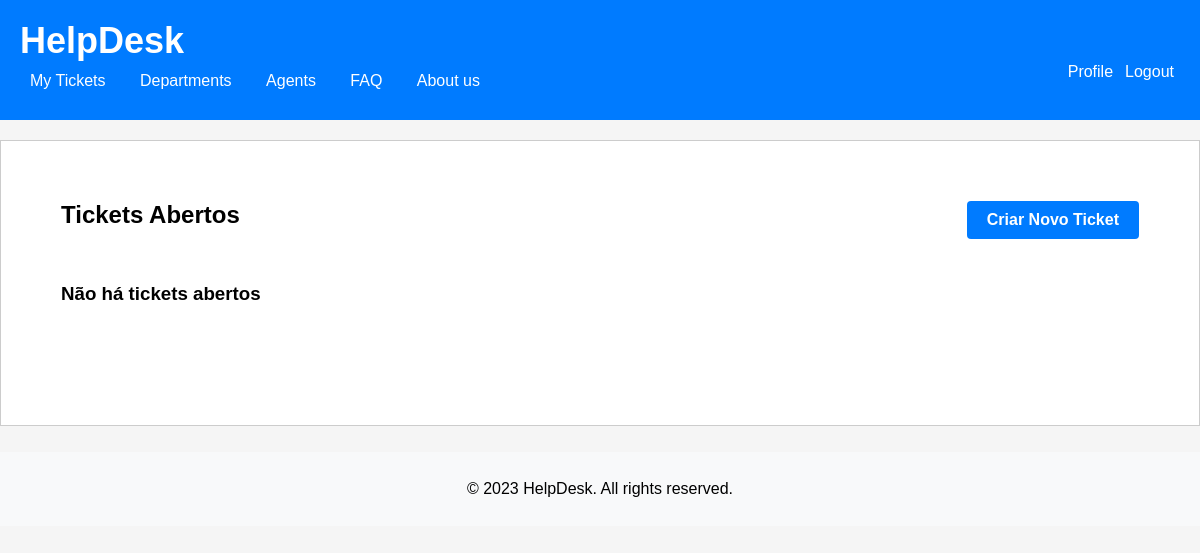
The page /pages/ticketpage.php (signed in) on the database as committed earlier.
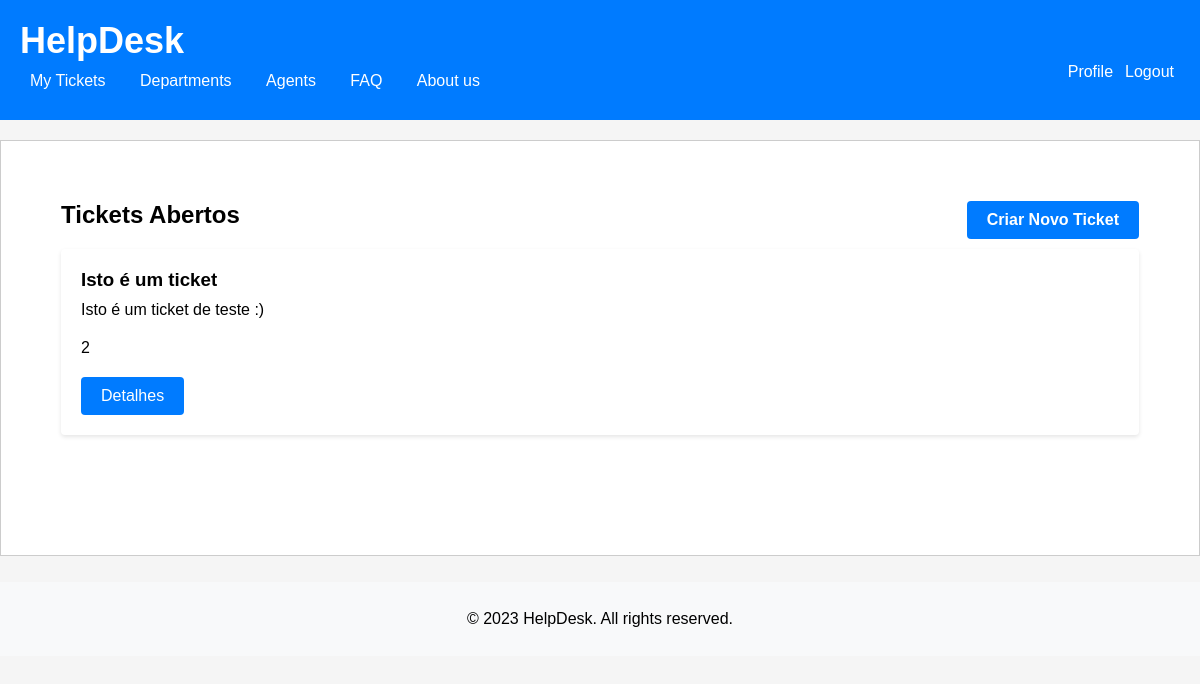
The same page on the database as committed later.
### tables this page shows
CREATE TABLE Ticket (
    id INTEGER PRIMARY KEY AUTOINCREMENT,
    title varchar(255) NOT NULL UNIQUE,
    description VARCHAR(255) NOT NULL,
    ticket_status VARCHAR (10)  NOT NULL DEFAULT 'Open' CHECK (ticket_status IN ('Open', 'Assigned', 'Resolved', 'Closed')),
    created_at TIMESTAMP NOT NULL DEFAULT CURRENT_TIMESTAMP,
    updated_at TIMESTAMP NOT NULL DEFAULT CURRENT_TIMESTAMP,
    id_user INTEGER, /* id do client que criou o ticket */
    id_agent INTEGER DEFAULT NULL, /* id do agent que está a tratar do ticket */
    id_department INTEGER, /* id do department do ticket */
    CONSTRAINT current_edit_date_ck CHECK (created_at <= updated_at),
    CONSTRAINT id_usertFK FOREIGN KEY(id_user) REFERENCES User(id),
    CONSTRAINT id_agentFK FOREIGN KEY(id_agent) REFERENCES User(id),
    CONSTRAINT id_departmentFK FOREIGN KEY(id_department) REFERENCES Department(id)
);

### utils/session.php (called while the page is built, shortened)
<?php
   function getUserID() {
       if(isset($_SESSION['userID'])) {
            return $_SESSION['userID'];
       } else {
           return null;
       }
   }
?>

### database/ticket.class.php (called while the page is built, shortened)
<?php
  class Ticket {
    static function getTicketsbyUser(PDO $db, int $id_user){
      $stmt = $db->prepare('
        SELECT id, title, description, id_department
        FROM Ticket
        WHERE id_user = ?
        ORDER by updated_at desc
      ');
      $stmt->execute(array($id_user));
      $row = $stmt->fetchAll(PDO::FETCH_ASSOC);
      return $row;
    }
  }
?>

### actions/getUser_tickets.php (called while the page is built, shortened)
<?php
require_once(__DIR__ . '/../database/connection.db.php');
require_once(__DIR__ . '/../database/ticket.class.php');
$tickets = Ticket::getTicketsbyUser($dbh, getUserID());
?>

### pages/ticketpage.php (the view, shortened to what this page needs)
<?php
  require_once(__DIR__ . '/../templates/header.tpl.php');
  require_once(__DIR__ . '/../templates/footer.tpl.php');
  drawHeader();
?>
  <section class="tickets">
      <h2>Tickets Abertos
        <a href="novo_ticket.php" class="button">Criar Novo Ticket</a>
      </h2>
      <ul>
        <?php
        require_once(__DIR__ . '/../actions/getUser_tickets.php');
        if(count($tickets) == 0){
          echo "<h3>Não há tickets abertos</h3>";
        }
        for($i = 0; $i < count($tickets); $i++) {
        ?>
        <li>
          <div class="ticket" id="<?=$tickets[$i]['id']?>">
            <h3> <?=$tickets[$i]['title']?></h3>
            <p> <?=$tickets[$i]['description']?> </p>
            <p> <?=$tickets[$i]['id_department']?> </p>
            <a href="" class="button">Detalhes</a>
          </div>
        </li>
        <?php } ?>
      </ul>
    </section>
<?php
  drawFooter();
?>

### templates/header.tpl.php (shortened to what this page needs)
<?php function drawHeader() { ?>
    <!DOCTYPE html>
<html lang="en-US">
    <head>
        <link rel="stylesheet" href="../css/ticketpage.css">
        <link rel="stylesheet" href="../css/common.css">
        <link rel="stylesheet" href="../css/novo_ticket.css">
        <link rel="stylesheet" href="../css/login.css">
        <link rel="stylesheet" href="../css/register.css">
    </head>
    <body>
        <header>
            <h1><a href = "/pages/ticketpage.php">HelpDesk</a></h1>
            <section class="logout-edit">
                <a href="../actions/action_logout.php"><button id="logout">Logout</button></a>
                <a href="/pages/profile.php"><button id="logout">Profile</button></a>
            </section>
            <nav>
            <ul>
                <li><a href="/pages/ticketpage.php">My Tickets</a></li>
                <li><a href="/pages/department.php">Departments</a></li>
                <li><a href="#">Agents</a></li>
                <li><a href="/pages/faq.php">FAQ</a></li>
                <li><a href="/pages/aboutus.php">About us</a></li>
            </ul>
            </nav>
        </header>
        <main>
<?php } ?>

### templates/footer.tpl.php
<?php function drawFooter() { ?>
    </main>
        <footer>
        <p>&copy; 2023 HelpDesk. All rights reserved.</p>
        </footer>
    </body>
<?php } ?>

### css/common.css (style rules this page uses)
header { background-color: #007bff; color: #fff; padding: 20px; }
header h1 { margin: 0; }
body { position: relative; margin: 0; padding: 0; font-family: Arial, sans-serif; background-color: #f5f5f5; min-height: 100%; padding-bottom: 5rem; }
main { background-color: #fff; border: 1px solid #ccc; padding: 20px; min-height: 100%; padding-bottom: 5rem; margin: 20px auto; }
footer { background-color: #f8f9fa; right: 0; bottom: 0; left: 0; text-align: center; padding: 1%; position: absolute; bottom: 0em; }
#logout { background-color: #007bff; color: #fff; border: none; cursor: pointer; font-size: 16px; border-radius: 4px; float: right; text-align: center; }
body>header>h1>a { text-decoration: none; color: white; }
nav { background-color: #007bff; padding: 10px; }
nav ul { list-style-type: none; margin: 0; padding: 0; }
nav li { display: inline-block; margin-right: 10px; }
nav a { color: white; text-decoration: none; }
h1 { margin: 0; font-size: 36px; margin-bottom: 1%; }
h1>a { text-decoration: none; color: white; }
nav ul { list-style-type: none; padding: 0; margin: 0; }
nav ul li { display: inline; }
nav ul li a { color: #fff; text-decoration: none; margin-left: 20px; transition: color 0.3s ease; }
body>header>nav>ul>li:nth-child(1)>a { margin-left: 0%; }
.tickets { margin: 40px; }
h2 { font-size: 24px; margin: 0 0 20px; }
ul { list-style-type: none; padding: 0; margin: 0; }
.ticket { background-color: #fff; border-radius: 4px; box-shadow: 0 2px 4px rgba(0, 0, 0, 0.1); padding: 20px; margin-bottom: 20px; }
.ticket h3 { margin: 0 0 10px; }
.ticket p { margin: 0 0 20px; }
.button { display: inline-block; padding: 10px 20px; background-color: #007bff; color: #fff; text-decoration: none; border-radius: 4px; transition: background-color 0.3s ease; }
body>main>section.tickets>h2>a { background-color: #007bff; color: #fff; border: none; padding: 10px 20px; cursor: pointer; font-size: 16px; border-radius: 4px; float: right; }
body>main>section.tickets>ul>h3 { margin-top: 5%; }

Rows that differ between the two databases and show on the page:
now on this page (row edited): ticket: title "Isto é um ticket", description "Isto é um ticket de teste :)", id_department "2"
Other text that changed with them:
text no longer shown: "Não há tickets abertos"
